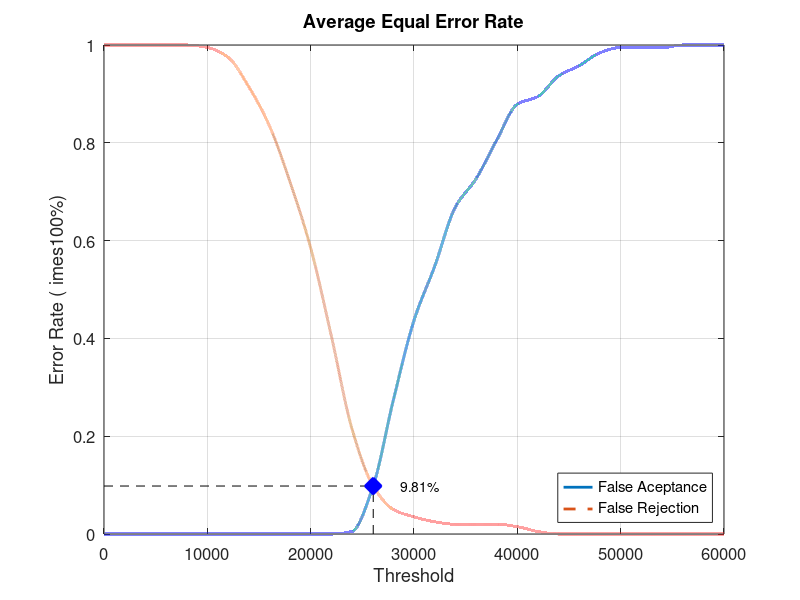
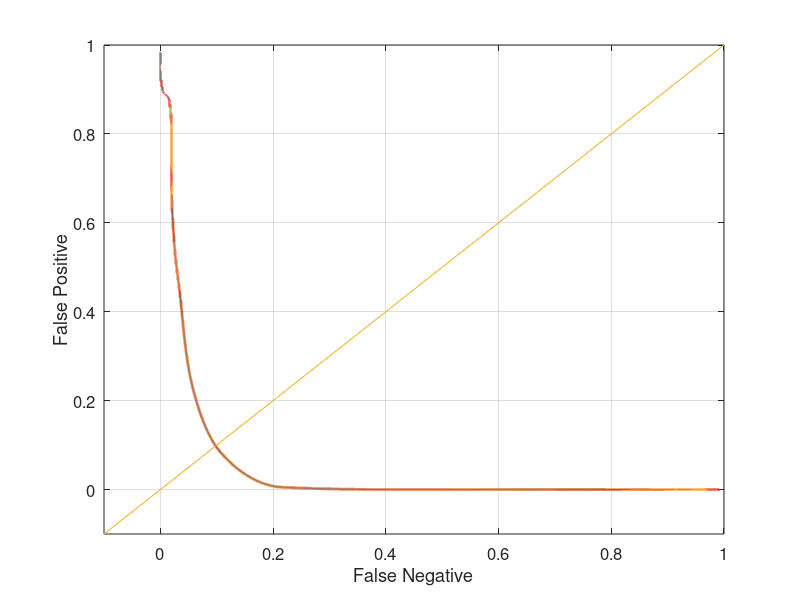

Reproduce these figures in MATLAB, in order.
close all;
clear;
clc;
x = 0:2000:60000;
xq = 0:0.5:60000;

y0 = [0 0 0 0 0 0 0 0 0 0 0 0 0.00526316 0.0947368 0.273684 0.436842 0.547368 0.668421 0.726316 0.805263 0.878947 0.894737 0.936842 0.957895 0.984211 0.994737 0.994737 0.994737 1 1 1]
yy0 = interp1(x, y0, xq, 'pchip');
y1 = [1 1 1 1 1 0.995 0.975 0.915 0.835 0.72 0.585 0.405 0.215 0.1 0.05 0.035 0.025 0.02 0.02 0.02 0.015 0.005 0 0 0 0 0 0 0 0 0]
yy1 = interp1(x, y1, xq, 'pchip');

% Calculating EER: 
y2 = abs(y0 - y1);
find(y2 == min(y2))
yy2 = abs(yy0 - yy1);
xEER = find(yy2 == min(yy2));
xEERIndex = xq(xEER) % X-axis EER
yEER = yy0(xEER) % Y-axis EER

main = figure
plot(xq, yy0,'-','LineWidth', 2);	hold on
plot(xq, yy1,'--','LineWidth', 2);	hold on
plot([xEERIndex xEERIndex], [0 yEER], 'k--');	hold on
plot([0 xEERIndex], [yEER yEER], 'k--');	hold on
plot(xEERIndex, yEER, 'bx', 'LineWidth', 10);	hold on
text(xEERIndex + 10 * xEERIndex / 100, yEER, [num2str(round((10000 * yEER)) / 100) '%'])
legend('False Aceptance', 'False Rejection', 'Location', 'SouthEast')
xlabel('Threshold')
ylabel('Error Rate (	imes100%)')
title('Average Equal Error Rate')
set(gca, 'FontSize', 12)
axis([0 60000 0 1])
grid on

print(main, 'Database2_4Main', '-dpng');
FNRxFPR = figure('Color', [1 1 1]);
plot(yy1, yy0, '-', yy1, yy0, 'LineWidth', 2);
hold on
y = -0.1:0.1:1
plot(y, y); 
set(gca, 'FontSize', 12)
xlabel('False Negative')
ylabel('False Positive')
axis([-0.1 1 -0.1 1])
set(gca, 'FontSize', 12)
grid on

print(FNRxFPR, 'Database2_4FNRxFPR','-dpng');
